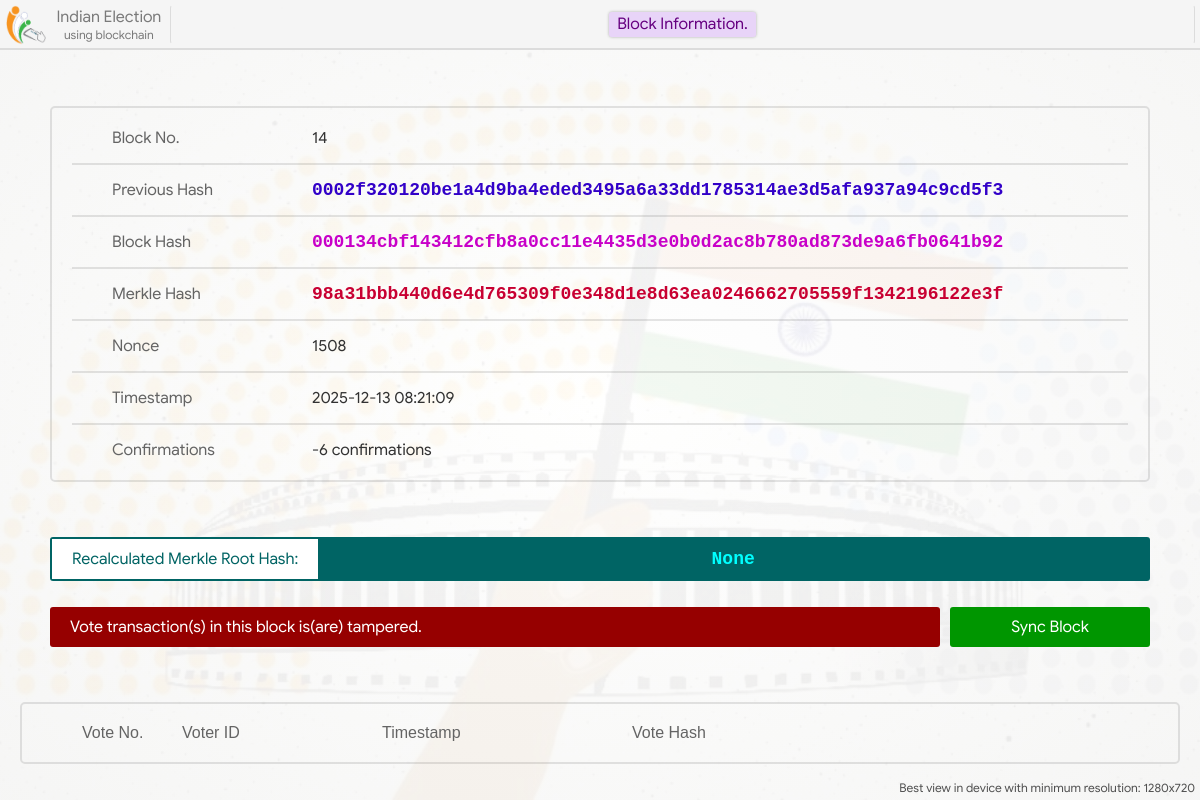
The page /block-info/?id=14 on the database its author committed.
### home/models.py (models this page shows)
class Block(models.Model):
    prev_hash = models.CharField(max_length=100, blank=True)
    merkle_hash = models.CharField(max_length=100, blank=True)
    this_hash = models.CharField(max_length=100, blank=True)
    nonce = models.IntegerField(null=True)
    timestamp = models.DateTimeField()

### home/views.py (the view)
# urls.py: path('block-info/', views.block_info, name='block-info'),
def block_info(request):
    try:
        block = Block.objects.get(id=request.GET.get('id'))
        confirmed_by = (Block.objects.all().count() - block.id) + 1
        votes = Vote.objects.filter(block_id=request.GET.get('id'))
        vote_hashes = [SHA3_256.new((f'{vote.uuid}|{vote.vote_party_id}|{vote.timestamp}').encode('utf-8')).hexdigest() for vote in votes]
        root = MerkleTools()
        root.add_leaf([f'{vote.uuid}|{vote.vote_party_id}|{vote.timestamp}' for vote in votes], True)
        root.make_tree()
        merkle_hash = root.get_merkle_root()
        tampered = block.merkle_hash != merkle_hash
        context = {
            'this_block': block,
            'confirmed_by': confirmed_by,
            'votes': zip(votes, vote_hashes),
            're_merkle_hash': merkle_hash,
            'isTampered': tampered,
        }
        return render(request, 'block-info.html', context)
    except Exception as e:
        print(str(e))
        return render(request, 'block-info.html')

### home/merkle_tool.py (called while the page is built)
    def reset_tree(self):
        self.leaves = list()
        self.levels = None
        self.is_ready = False

    def add_leaf(self, values, do_hash=False):
        self.is_ready = False
        if not isinstance(values, tuple) and not isinstance(values, list):
            values = [values]
        for v in values:
            if do_hash:
                v = v.encode('utf-8')
                v = SHA3_256.new(v).hexdigest()
            v = bytearray.fromhex(v)
            self.leaves.append(v)

    def get_leaf_count(self):
        return len(self.leaves)

    def make_tree(self):
        self.is_ready = False
        if self.get_leaf_count() > 0:
            self.levels = [self.leaves, ]
            while len(self.levels[0]) > 1:
                self._calculate_next_level()
        self.is_ready = True

    def get_merkle_root(self):
        if self.is_ready:
            if self.levels is not None:
                return self._to_hex(self.levels[0][0])
            else:
                return None
        else:
            return None

### home/templates/block-info.html (shortened to what this page needs)
{% extends 'base.html' %}
{% load static %}
{% block head %}
    <link rel="stylesheet" type="text/css" href="{% static 'css/block-info.css' %}">
{% endblock %}
{% block main_content %}
<div class="block-info">
    <table class="block-info-table">
        <tr>
            <td>Block No.</td>
            <td>{{this_block.id}}</td>
        </tr>
        <tr>
            <td>Previous Hash</td>
            <td>{{this_block.prev_hash}}</td>
        </tr>
        <tr>
            <td>Block Hash</td>
            <td>{{this_block.this_hash}}</td>
        </tr>
        <tr>
            <td>Merkle Hash</td>
            <td>{{this_block.merkle_hash}}</td>
        </tr>
        <tr>
            <td>Nonce</td>
            <td>{{this_block.nonce}}</td>
        </tr>
        <tr>
            <td>Timestamp</td>
            <td>{{this_block.timestamp|date:"Y-m-d"}} {{this_block.timestamp|time:"H:i:s"}}</td>
        </tr>
        <tr>
            <td>Confirmations</td>
            <td>{{confirmed_by}} confirmations</td>
        </tr>
    </table>
</div>
<div class="merkle-root">
    <span>Recalculated Merkle Root Hash: </span> <span class="hash">{{re_merkle_hash}}</span>
</div>
{% if isTampered %}
<div class="tempered">
    <div class="tamper-info" style="background: rgb(150,0,0);">Vote transaction(s) in this block is(are) tampered.</div>
    <div class="sync-block">Sync Block</div>
</div>
{% else %}
<div class="tempered">
    <div class="tamper-info">All the vote transactions in this block are intact. (Not Tampered)</div>
</div>
{% endif %}
<div class="vote-info">
    <table>
        <tr>
            <td>Vote No.</td>
            <td>Voter ID</td>
            <td>Timestamp</td>
            <td>Vote Hash</td>
        </tr>
    </table>
</div>
{% endblock %}

### home/static/css/base.css (style rules this page uses)
* { box-sizing: border-box; font-family: calibri; font-size: 20px; }
html, body { display: flex; padding: 0; margin: 0; width: 100%; min-height: 100%; }
body { display: flex; flex-direction: column; background: url('../images/vote-bg.jpg'); background-position: center; background-repeat: no-repeat; background-size: cover; background-attachment: fixed; }

### home/static/css/block-info.css (style rules this page uses)
* { font-size: 16px; }
.block-info, .vote-info { width: 100%; max-width: 1100px; margin: auto; padding: 5px 20px; border: 2px solid rgba(0, 0, 0, 0.1); border-radius: 5px; }
.vote-info { max-width: 1400px; margin-top: 40px; }
.block-info > table, .vote-info > table { color: black; border-collapse: collapse; width: 100%; table-layout: fixed; }
.block-info > table tr > td, .vote-info > table tr > td { padding: 15px 40px; border-bottom: 2px solid rgba(0, 0, 0, 0.1); }
.block-info > table tr > td:first-child { color: rgb(100, 100, 100); width: 200px; }
.block-info > table tr > td:last-child { color: rgb(50, 50, 50); }
.block-info > table tr:nth-child(2) > td:last-child { color: rgb(50, 0, 200); font-family: 'Courier New', Courier, monospace; font-weight: bold; font-size: 18px; white-space: nowrap; overflow: hidden !important; text-overflow: ellipsis; }
.block-info > table tr:nth-child(3) > td:last-child { color: rgb(200, 0, 200); font-family: 'Courier New', Courier, monospace; font-weight: bold; font-size: 18px; white-space: nowrap; overflow: hidden !important; text-overflow: ellipsis; }
.block-info > table tr:nth-child(4) > td:last-child { color: rgb(200, 0, 50); font-family: 'Courier New', Courier, monospace; font-weight: bold; font-size: 18px; white-space: nowrap; overflow: hidden !important; text-overflow: ellipsis; }
.block-info > table tr:last-child td, .vote-info > table tr:last-child td { border-bottom: none; }
.vote-info > table { color: rgb(50, 50, 50); }
.vote-info > table tr td:nth-child(1) { width: 100px; text-align: left; white-space: nowrap; }
.vote-info > table tr td:nth-child(2) { width: 200px; white-space: nowrap; overflow: hidden !important; text-overflow: ellipsis; white-space: nowrap; }
.vote-info > table tr td:nth-child(3) { width: 250px; white-space: nowrap; }
.vote-info > table tr td:nth-child(4) { white-space: nowrap; overflow: hidden !important; text-overflow: ellipsis; color: rgb(100, 0, 200); font-family: 'Courier New', Courier, monospace; font-weight: bold; font-size: 18px; }
.vote-info > table tr:first-child td { color: rgb(100, 100, 100); font-family: Arial, Helvetica, sans-serif; font-weight: normal; font-size: 16px; }
.merkle-root { display: flex; width: 100%; max-width: 1100px; margin: auto; margin-top: 40px; background: rgb(0,100,100); color: rgb(0,100,100); border: 2px solid rgb(0,100,100, 0.3); border-radius: 3px; }
.merkle-root > span:first-child { margin: auto; background: white; padding: 10px 20px; }
.merkle-root > .hash { margin: auto; flex: 1; text-align: center; color: rgb(0, 255, 255); font-family: 'Courier New', Courier, monospace; font-weight: bold; font-size: 18px; padding: 10px 20px; }
.sync-block { margin: auto; width: 200px; text-align: center; background: rgb(0, 150, 0); padding: 10px 20px; color: white; margin-left: 10px; border-radius: 3px; transition: 0.3s; cursor: pointer; }
.tempered { margin: auto; margin-top: 10px; width: 100%; max-width: 1100px; display: flex; }
.tamper-info { flex: 1; background: rgb(0, 150, 0); padding: 10px 20px; color: white; border-radius: 3px; }

### rows shown on the page
Block: id "14", prev_hash "0002f320120be1a4d9ba4eded3495a6a33dd1785314ae3d5afa937a94c9cd5f3", this_hash "000134cbf143412cfb8a0cc11e4435d3e0b0d2ac8b780ad873de9a6fb0641b92", merkle_hash "98a31bbb440d6e4d765309f0e348d1e8d63ea0246662705559f1342196122e3f", nonce "1508", timestamp "2025-12-13", timestamp "08:21:09"

### other values the page prints
{{ confirmed_by }} "-6"
{{ re_merkle_hash }} "None"
